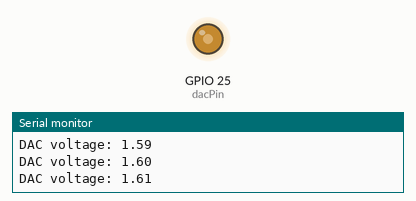
This sketch was run on a simulated ESP32. Shown: output pins drawn as LEDs (lit = HIGH), the last lines printed to the serial monitor.

Above: at 0.05 s.
At 2.15 s:
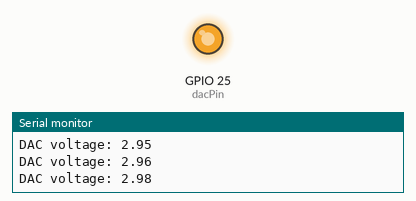
At 4.25 s:
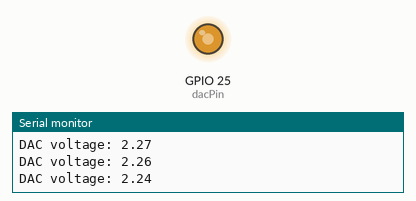
Timing chart, 0 to 7.0 s (numbered marks = the images above):
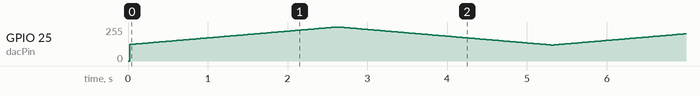

The sketch:

dacwrite.ino
```cpp
#define dacPin 25
#define dimingDelay 5
#define upperThershold 255
#define lowerThershold 120

void setup() {
  // put your setup code here, to run once:

Serial.begin(9600);

}

void loop() {
  // put your main code here, to run repeatedly:
for(int i = lowerThershold ; i <= upperThershold ; i++)
{
dacWrite(dacPin ,i);
Serial.print("DAC voltage: ");
Serial.println(i/256.0 * 3.3);
delay(dimingDelay);
}
for(int j =upperThershold; j >= lowerThershold ; j--)
{
dacWrite(dacPin ,j);
Serial.print("DAC voltage: ");
Serial.println(j/256.0 *3.3);
delay(dimingDelay);
}
}
```
